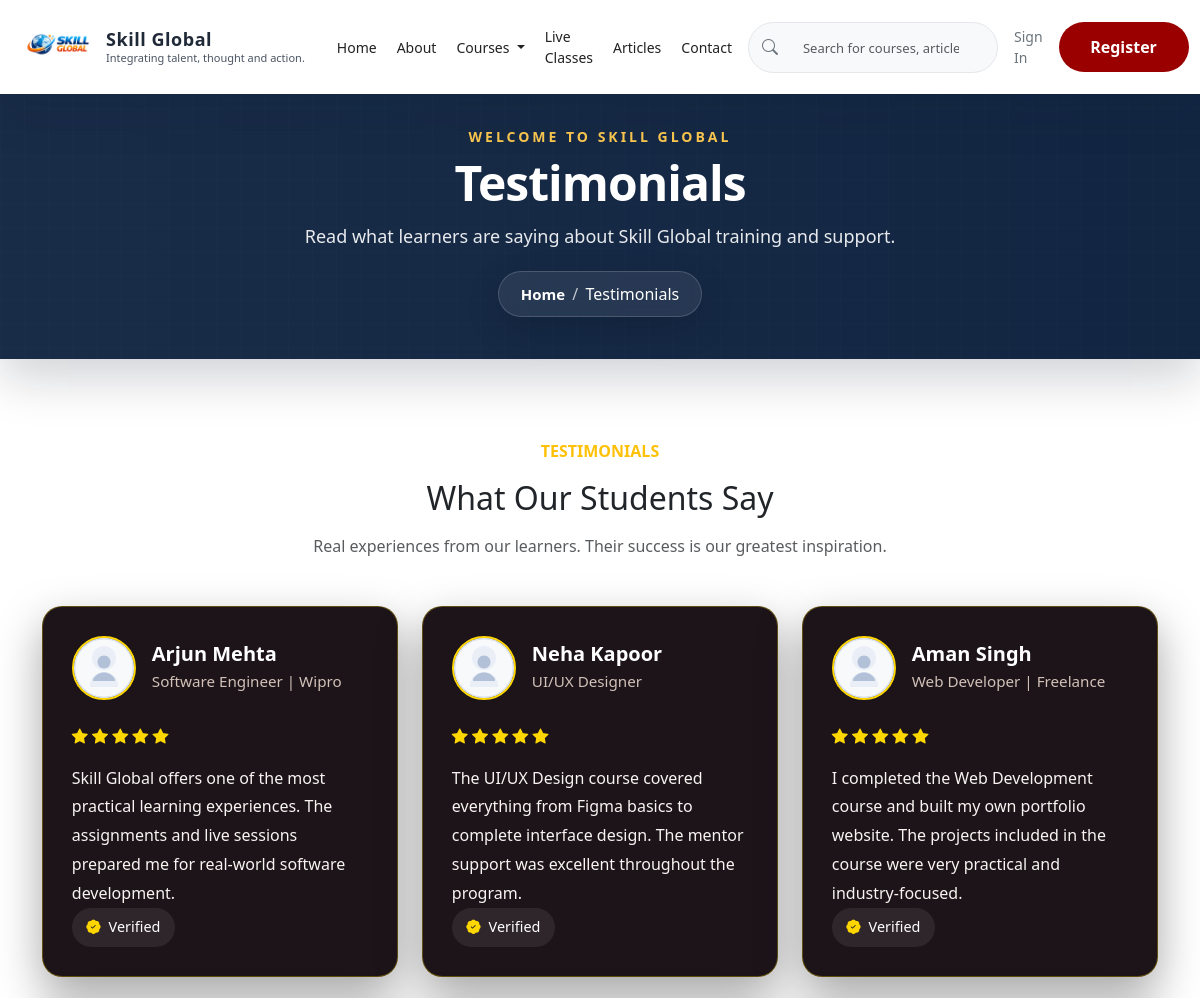
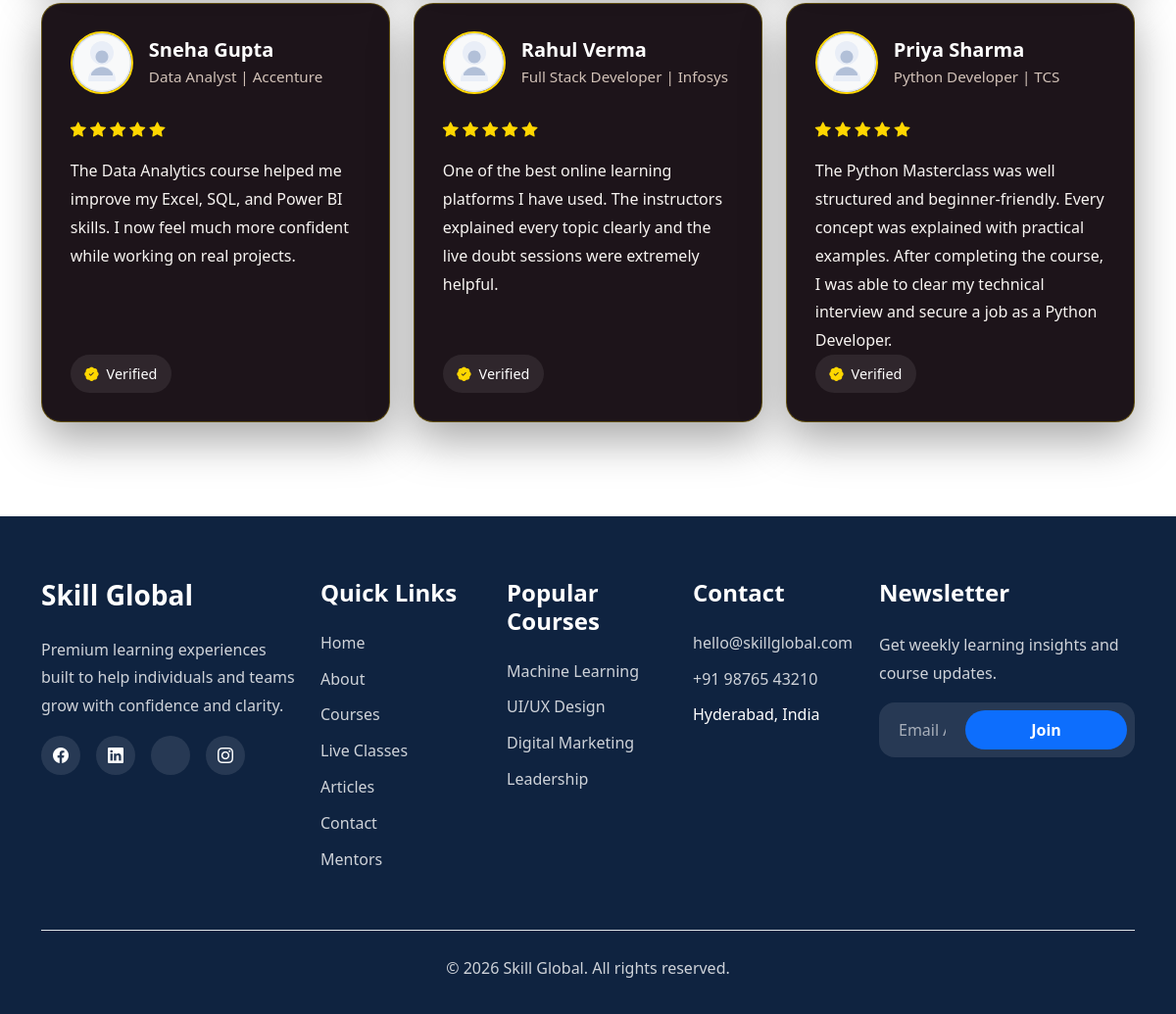
Page /testimonials/ on the committed database (2 pictures, top to bottom).
### skill_global/models.py (models this page shows, shortened)
class Testimonial(models.Model):
    student_name = models.CharField(max_length=150)
    designation = models.CharField(max_length=150, blank=True)
    review = models.TextField()
    rating = models.PositiveSmallIntegerField(default=5)
    photo = models.ImageField(upload_to='testimonials/', blank=True, null=True)
    verified = models.BooleanField(default=True)
    is_active = models.BooleanField(default=True)
    created_at = models.DateTimeField(auto_now_add=True)
    updated_at = models.DateTimeField(auto_now=True)
    class Meta:
        verbose_name = 'Testimonial'
        verbose_name_plural = 'Testimonials'
        ordering = ['-id']

### skill_global/views.py (the view)
# urls.py: path('testimonials/', views.testimonials, name='testimonials'),
def testimonials(request):
    testimonials = Testimonial.objects.filter(is_active=True).order_by('-id')
    context = {
        'page_title': 'Testimonials',
        'page_description': 'Read what learners are saying about Skill Global training and support.',
        'testimonials': testimonials,
    }
    return render(request, 'skill_global/testimonials.html', context)

### templates/skill_global/testimonials.html (shortened to what this page needs)
{% extends 'base.html' %}
{% load static %}
{% block content %}
<section class="py-5">
    <div class="container">
        <div class="text-center mb-5">
            <span class="text-uppercase text-warning fw-semibold">Testimonials</span>
            <h2 class="mt-3">What Our Students Say</h2>
            <p class="text-muted mx-auto mt-3" style="max-width: 720px;">
                Real experiences from our learners. Their success is our greatest inspiration.
            </p>
        </div>
        {% if testimonials %}
        <div class="row g-4">
            {% for testimonial in testimonials %}
            <div class="col-lg-4 col-md-6">
                <div class="testimonial-card h-100">
                    <div class="testimonial-card-top d-flex align-items-center gap-3 mb-4">
                        {% if testimonial.photo %}
                        <img src="{{ testimonial.photo.url }}" alt="{{ testimonial.student_name }}"
                            class="testimonial-photo">
                        {% else %}
                        <img src="{% static 'images/default-profile.svg' %}" alt="{{ testimonial.student_name }}"
                            class="testimonial-photo">
                        {% endif %}
                        <div>
                            <h5 class="testimonial-name mb-1">{{ testimonial.student_name }}</h5>
                            <p class="testimonial-designation mb-0">{{ testimonial.designation|default:'Student' }}</p>
                        </div>
                    </div>
                    <div class="testimonial-rating mb-3">
                        {% for i in '12345' %}
                        <i class="bi bi-star-fill"></i>
                        {% endfor %}
                    </div>
                    <p class="testimonial-text">{{ testimonial.review|truncatewords:40 }}</p>
                    <div class="testimonial-footer mt-auto">
                        {% if testimonial.verified %}
                        <span class="verified-badge"><i class="bi bi-patch-check-fill"></i> Verified</span>
                        {% endif %}
                    </div>
                </div>
            </div>
            {% endfor %}
        </div>
        {% else %}
        <div class="alert alert-light text-center">No Testimonials Available</div>
        {% endif %}
    </div>
</section>
{% endblock %}

### static/css/navbar.css (style rules this page uses)
:root { --navbar-height: 60px; --navbar-bg: #ffffff; --primary-blue: #0D6EFD; --dark-text: #1F2937; --muted-text: #6B7280; --light-grey: #F8F9FA; --border-color: #E5E7EB; --shadow: 0 8px 24px rgba(31, 41, 55, 0.08); --shadow-strong: 0 12px 28px rgba(31, 41, 55, 0.12); }

### static/css/hero.css (style rules this page uses)
:root { --hero-primary: #0d6efd; --hero-primary-hover: #0b5ed7; --hero-text: #ffffff; --hero-muted: rgba(255, 255, 255, 0.88); --hero-shadow: 0 20px 50px rgba(0, 0, 0, 0.28); }

### static/css/global-header.css (style rules this page uses)
body { padding-top: var(--navbar-height, 78px); }

### static/css/recognition.css (style rules this page uses)
:root { --rec-bg: #151515; --rec-card: #1d1d1d; --rec-gold: #d4af37; --rec-text: #f7f7f2; --rec-muted: #c7c2b7; --rec-border: rgba(212, 175, 55, 0.24); }

### static/css/courses.css (style rules this page uses)
:root { --course-primary: #0d6efd; --course-primary-dark: #0b5ed7; --course-bg: #f8f9fa; --course-card-bg: #ffffff; --course-text: #1f2937; --course-muted: #6b7280; --course-border: #e5e7eb; }
.testimonial-card { background: rgba(17, 8, 14, 0.95); border: 1px solid rgba(255, 215, 0, 0.3); border-radius: 20px; box-shadow: 0 18px 45px rgba(0, 0, 0, 0.35); transition: transform 0.3s ease, box-shadow 0.3s ease; padding: 1.8rem; display: flex; flex-direction: column; min-height: 100%; }
.testimonial-photo { width: 64px; height: 64px; object-fit: cover; border-radius: 50%; border: 2px solid #ffd700; }
.testimonial-name { color: #ffffff; font-weight: 700; }
.testimonial-designation { color: #d1c1b7; font-size: 0.95rem; }
.testimonial-rating { color: #ffd700; font-size: 1rem; }
.testimonial-text { color: #f7f4f1; line-height: 1.8; margin: 0; flex: 1; }
.testimonial-footer { margin-top: 1.5rem; }
.verified-badge { display: inline-flex; align-items: center; gap: 0.5rem; color: #ffffff; background: rgba(255, 255, 255, 0.08); padding: 0.55rem 0.9rem; border-radius: 999px; font-size: 0.9rem; }
.testimonial-footer .bi-patch-check-fill { color: #ffd700; }

### rows in the picture
Testimonial: student_name "Arjun Mehta", designation "Software Engineer | Wipro", review "Skill Global offers one of the most practical learning experiences. The assignments and live sessions prepared me for real-world software development.", verified True (drawn)
Testimonial: student_name "Neha Kapoor", designation "UI/UX Designer", review "The UI/UX Design course covered everything from Figma basics to complete interface design. The mentor support was excellent throughout the program.", verified True (drawn)
Testimonial: student_name "Aman Singh", designation "Web Developer | Freelance", review "I completed the Web Development course and built my own portfolio website. The projects included in the course were very practical and industry-focused.", verified True (drawn)
Testimonial: student_name "Sneha Gupta", designation "Data Analyst | Accenture", review "The Data Analytics course helped me improve my Excel, SQL, and Power BI skills. I now feel much more confident while working on real projects.", verified True (drawn)
Testimonial: student_name "Rahul Verma", designation "Full Stack Developer | Infosys", review "One of the best online learning platforms I have used. The instructors explained every topic clearly and the live doubt sessions were extremely helpful.", verified True (drawn)
Testimonial: student_name "Priya Sharma", designation "Python Developer | TCS", review "The Python Masterclass was well structured and beginner-friendly. Every concept was explained with practical examples. After completing the course, I was able to clear my technical interview and secure a job as a Python Developer.", verified True (drawn)

### other values in the picture
{{ page_title|default:"Skill Global" }} "Testimonials"
{{ page_title|default:"Page" }} "Testimonials"
